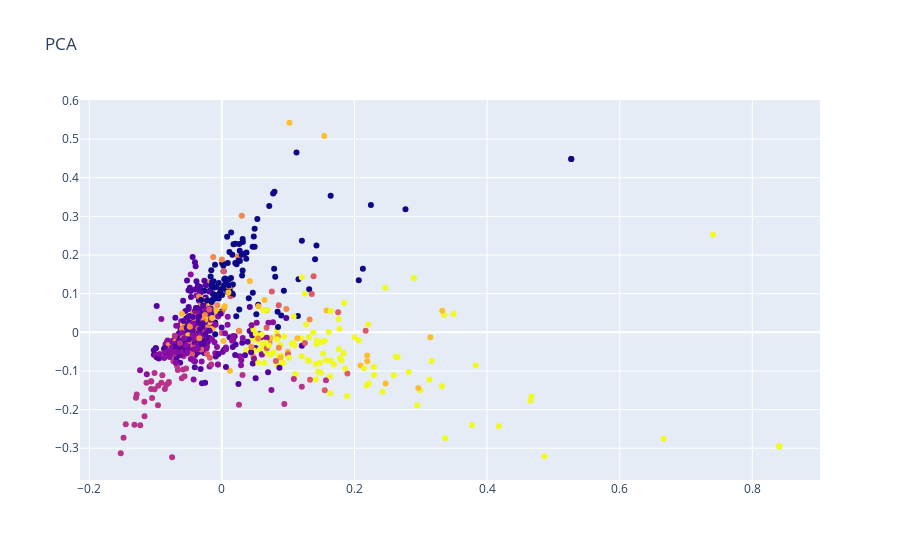

Notebook source saved alongside this figure:
### Markdown cell above
###  `[BONUS: 3 pts]` Visualización usando PCA

### Code cell
data['review_short'] = data['review_title'].apply(lambda texto: texto[:10])
pca = PCA(n_components=2)
 
result = pca.fit_transform(tfidf_matrix)
result = pd.DataFrame(result)
result.columns = ['X', 'Y']
result['cluster'] = data.cluster.values
result['texto'] = data.review_short.values
 
trace = go.Scatter(x=result['X'].values,
                   y=result['Y'].values,
                   text=result['texto'].values,
                   mode='markers',
                   marker=dict(color=result['cluster'].values)) 
 
fig = go.Figure(data=trace, layout=layout)
iplot(fig)

### Figure 1 — Plotly figure (JSON) as saved in the notebook; plotly's stock layout.template omitted (floating-point values rounded to 4 significant figures; data arrays with more than 128 entries replaced by an {"elided": "..."} marker saying what was removed)
{"data": [{"marker": {"color": {"elided": "1000 int values"}}, "mode": "markers", "text": {"elided": "1000 str values"}, "type": "scatter", "x": {"elided": "1000 float values"}, "y": {"elided": "1000 float values"}}], "layout": {"title": {"text": "PCA"}}}
